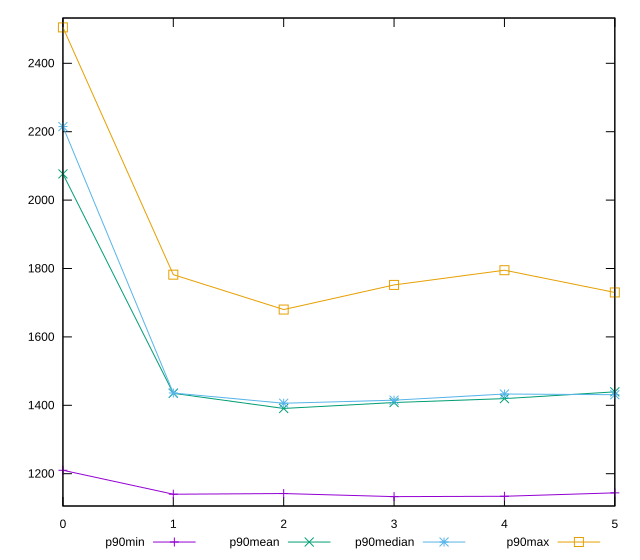

Generate this figure with gnuplot:
reset

$p90Min <<EOF
0 1210
1 1140
2 1142
3 1133
4 1134
5 1144
EOF

$p90Mean <<EOF
0 2076.6153846153848
1 1435
2 1390.8021978021977
3 1408.1648351648353
4 1419.5604395604396
5 1439.3626373626373
EOF

$p90Median <<EOF
0 2215
1 1436
2 1406
3 1415
4 1433
5 1431
EOF

$p90Max <<EOF
0 2505
1 1782
2 1680
3 1752
4 1795
5 1730
EOF

set key outside below
set xrange [0:5]
set yrange [1105.56:2532.44]
set trange [1105.56:2532.44]
set terminal svg size 640, 560 enhanced background rgb 'white'
set output "reprap/render-blocking-resources/progression/value.svg"

plot $p90Min title "p90min" with linespoints, \
     $p90Mean title "p90mean" with linespoints, \
     $p90Median title "p90median" with linespoints, \
     $p90Max title "p90max" with linespoints

reset
